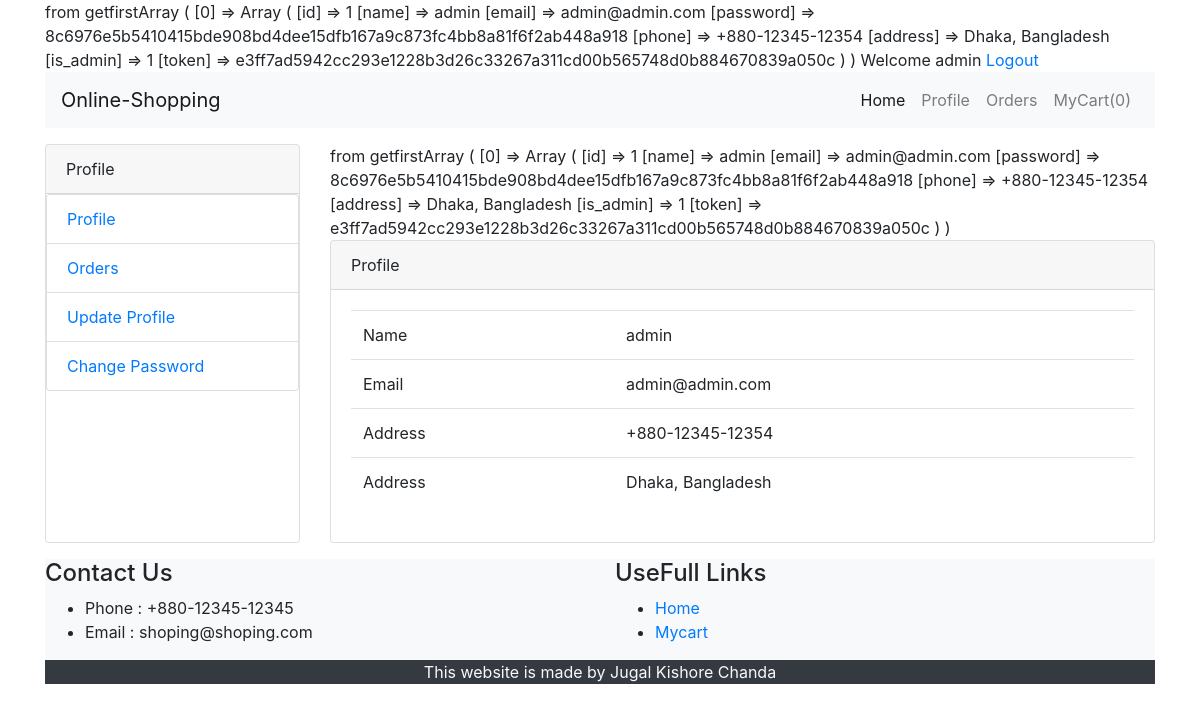
The app's page /profile.php (signed in) with its own data.
### tables this page shows
CREATE TABLE `users` (
  `id` int(11) NOT NULL,
  `name` varchar(255) NOT NULL,
  `email` varchar(255) NOT NULL,
  `password` varchar(255) NOT NULL,
  `phone` varchar(20) NOT NULL,
  `address` text NOT NULL,
  `is_admin` tinyint(1) NOT NULL DEFAULT 0,
  `token` varchar(255) NOT NULL
);

### session.php (called while the page is built, shortened)
<?php
function checkSessionIsSet($sessionName)
{
    return isset($_SESSION[$sessionName]);
}
function getSessionData($sessionName)
{
    if(checkSessionIsSet($sessionName))
    {
        return $_SESSION[$sessionName];
    }
    else
    {
        die($sessionName." is not set to session.........");
    }
}

### auth.php (called while the page is built, shortened)
<?php
include_once "session.php";
include_once "datatabase/query.php";
function isAuthenticated()
{
    if(checkSessionIsSet("user_token"))
    {
        return true;
    }
    return false;
}
function getAuthenticateUser()
{
    if(isAuthenticated())
    {
        $userToken = getSessionData("user_token");
        $user = selectWhereE('users',['token'=>$userToken]);
        $user = getFirst($user);
        return $user;
    }
    return null;
}

### datatabase/query.php (called while the page is built, shortened)
<?php
function queryExecute($sql)
{
    $conn = $GLOBALS['conn'];
    return mysqli_query($conn, $sql);
}
function makeArray($result)
{
    $data = array();
    if ($result->num_rows > 0) {
        while ($row = $result->fetch_assoc()) {
            array_push($data,$row);
        }
    }
    return $data;
}
function getFirst($data)
{
    $newData = array();
    print_r("from getfirst");
    print_r($data);
    foreach ($data[0] as $key => $value) {
        $newData[$key] = $value;
    }
    return $newData;
}
function selectWhereE($tableName, $conditions)
{
    $sql = "SELECT * FROM $tableName WHERE ";
    $i = 1;
    foreach ($conditions as $key => $value) {
        $sql .= $key . " = '".$value."'";
    }
    $sql .= ";";
    $result = queryExecute($sql);
    return makeArray($result);
}

### cart_helper.php (called while the page is built, shortened)
<?php
include_once "session.php";
function cartCount()
{
    return 0;
}

### profile.php (the view, shortened to what this page needs)
<?php include_once "datatabase/query.php"; ?>
<?php include_once "auth.php";  ?>
<?php include_once "header.php"; ?>
<section>
    <div class="row">
        <div class="col-md-3">
            <?php include_once "profile_sidebar.php"; ?>
        </div>
        <div class="col-md-9">
            <?php $user = getAuthenticateUser(); ?>
            <div class="card">
                <div class="card-header">
                    Profile
                </div>
                <div class="card-body">
                <table class="table">
                        <tr>
                            <td>Name</td>
                            <td><?php echo $user['name']; ?></td>
                        </tr>
                        <tr>
                            <td>Email</td>
                            <td><?php echo $user['email']; ?></td>
                        </tr>
                        <tr>
                            <td>Address</td>
                            <td><?php echo $user['phone']; ?></td>
                        </tr>
                        <tr>
                            <td>Address</td>
                            <td><?php echo $user['address']; ?></td>
                        </tr>
                    </table>
                </div>
            </div>
        </div>
    </div>
</section>
<?php include_once "footer.php"; ?>

### header.php (shortened to what this page needs)
<?php
include_once "auth.php";
include_once "cart_helper.php";
?>
<!DOCTYPE html>
<html lang="en">
<head>
    <link rel="stylesheet" href="https://maxcdn.bootstrapcdn.com/bootstrap/4.0.0/css/bootstrap.min.css">
    <link rel="stylesheet" href="https://cdnjs.cloudflare.com/ajax/libs/toastr.js/latest/toastr.css" />
    <?php $folder = "/2017-1-60-134(online-shopping)/"; ?>
</head>
<body>
    <div class="container">
        <header class="mb-3">
            <div class="header1">
                <?php
                $username = isAuthenticated() ? getAuthenticateUser()['name'] : "visitor";
                ?>
                Welcome <?php echo $username ?>
                <?php
                if (isAuthenticated()) {
                ?>
                    <a href="<?php echo $folder; ?>logout_action.php">Logout</a>
                <?php
                } else {
                ?>
                    <a href="<?php echo $folder; ?>signin.php">Login</a> / <a href="<?php echo $folder; ?>signup.php">Register</a>
                <?php
                }
                ?>
            </div>
            <div class="header2">
                <nav class="navbar navbar-expand-lg navbar-light bg-light">
                    <a class="navbar-brand" href="#">
                        Online-Shopping</a>
                    <div class="collapse navbar-collapse" id="navbarNavDropdown">
                        <ul class="navbar-nav ml-auto">
                            <li class="nav-item active">
                                <a class="nav-link" href="<?php echo $folder; ?>index.php">Home <span class="sr-only">(current)</span></a>
                            </li>
                            <li class="nav-item">
                                <a class="nav-link" href="<?php echo $folder; ?>profile.php">Profile</a>
                            </li>
                            <li class="nav-item">
                                <a class="nav-link" href="<?php echo $folder; ?>orders.php">Orders</a>
                            </li>
                            <li class="nav-item">
                                <a class="nav-link" href="<?php echo $folder; ?>cart.php">MyCart(<?php echo cartCount(); ?>)</a>
                            </li>
                        </ul>
                    </div>
                </nav>
            </div>
        </header>

### records on screen
users: name "admin", email "admin@admin.com", phone "+880-12345-12354", address "Dhaka, Bangladesh"

### other values on screen
cartCount() "0"
